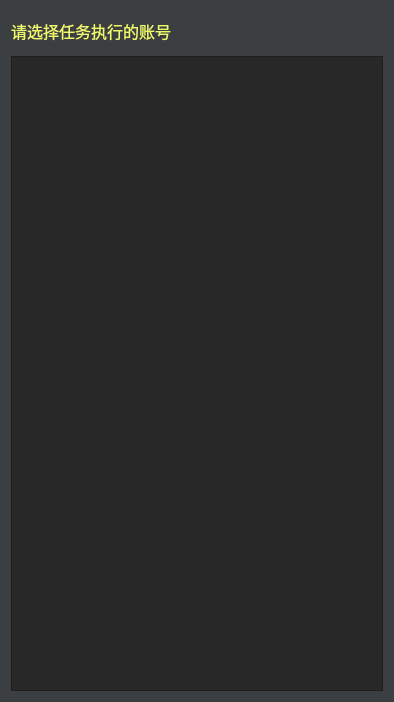
<?xml version="1.0" encoding="UTF-8"?>
<ui version="4.0">
 <class>Form</class>
 <widget class="QWidget" name="Form">
  <property name="geometry">
   <rect>
    <x>0</x>
    <y>0</y>
    <width>394</width>
    <height>702</height>
   </rect>
  </property>
  <property name="windowTitle">
   <string>Form</string>
  </property>
  <property name="styleSheet">
   <string notr="true">*{
background-color:#3c3f42;
color: #e6e6e6;
}

*:disabled {
	background-color: #3c3f42;
	color: #afafaf;
	cursor: not-allowed;

}
QListWidget:disabled,QTextEdit:disabled,QLineEdit:disabled,QTabWidget:disabled{
background-color:rgb(40, 40, 40);
}
QTextBrowser:disabled{
background-color:rgb(40, 40, 40);
color: rgb(152, 197, 150);
}

QPushButton:disabled {
	background-color: rgb(80, 80, 80);
	color: #afafaf;
	cursor: not-allowed;

}

QCheckBox:hover,QRadioButton:hover {
color: white;
}

QPushButton:hover {

font-weight: bold;
background-color:rgb(84, 84, 84);
color: white;
border-radius: 2px;

}

QPushButton{
font-weight: bold;
background-color:rgb(106, 106, 106);
color: #e6e6e6;
border-radius: 2px;
}

QTextBrowser,QListWidget,QTextEdit,QLineEdit,QTabWidget{
background-color:rgb(40, 40, 40);
color: rgba(152, 197, 150, 185);

}

QTextBrowser:hover,QTextEdit:hover,QLineEdit:hover{
background-color:rgb(40, 40, 40);
color: rgb(152, 197, 150);

}


QLabel{
color: #f0f86c;
}



QRadioButton,QCheckBox {
        border: none;
        border-radius: 7px;
}
QRadioButton::indicator,QCheckBox::indicator{
    background-color: rgb(42, 45, 66);
    border: 0px solid #b1b1b1;
	width: 14px;
	height: 14px;
	border-radius: 7px;
}

QRadioButton::indicator:checked,QCheckBox::indicator:checked {
    background-color: #ebf905;
    border-color: #ebf905;
}

QMenuBar { background-color: transparent; }
QMenuBar::item { background-color: transparent; }
QMenuBar::item:selected { background-color:transparent; color: #ffffff;}
QMenu { background-color: transparent; }
QMenu::item { background-color: transparent; }
QMenu::item:selected { background-color: transparent; color: #ffffff; }

</string>
  </property>
  <layout class="QVBoxLayout" name="verticalLayout_2">
   <item>
    <layout class="QVBoxLayout" name="verticalLayout">
     <item>
      <widget class="QLabel" name="label_3">
       <property name="minimumSize">
        <size>
         <width>0</width>
         <height>39</height>
        </size>
       </property>
       <property name="maximumSize">
        <size>
         <width>16777215</width>
         <height>40</height>
        </size>
       </property>
       <property name="font">
        <font>
         <pointsize>12</pointsize>
        </font>
       </property>
       <property name="text">
        <string>请选择任务执行的账号</string>
       </property>
      </widget>
     </item>
     <item>
      <widget class="QListWidget" name="qlist_view"/>
     </item>
    </layout>
   </item>
  </layout>
 </widget>
 <resources/>
 <connections/>
</ui>
